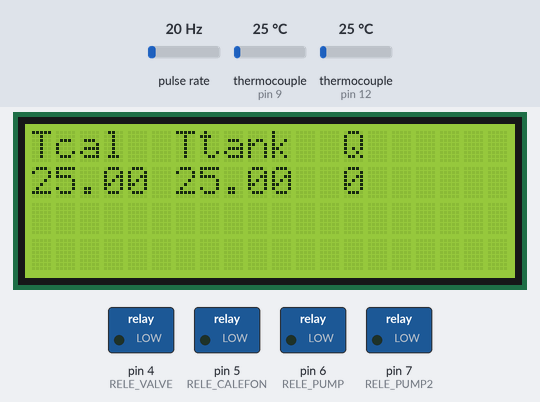
Bench run of a sketch on a simulated Arduino Uno, built with avr-gcc and run on an emulated ATmega328P. Shown: 20×4 character LCD, switched loads named in the sketch (green lamp = pin HIGH). Wiring (inferred from the names in the program): pulse sensor: data pin 2. The inputs (shaded band) are chosen by the test bench; at power-on: thermocouple (sensors on pin 9, pin 12) 25 °C, pulse rate 20 Hz. What the sketch prints to the serial monitor is not drawn.

Above: at 1.3 s.
1.4 s: thermocouple (sensor on pin 9) set to 28 °C
At 4.3 s:
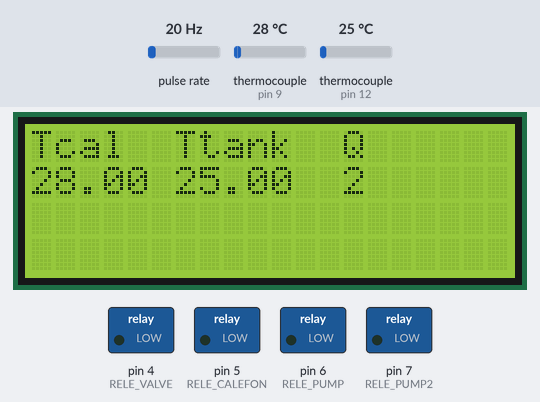
4.6 s: thermocouple (sensor on pin 9) set to 33 °C
At 7.3 s:
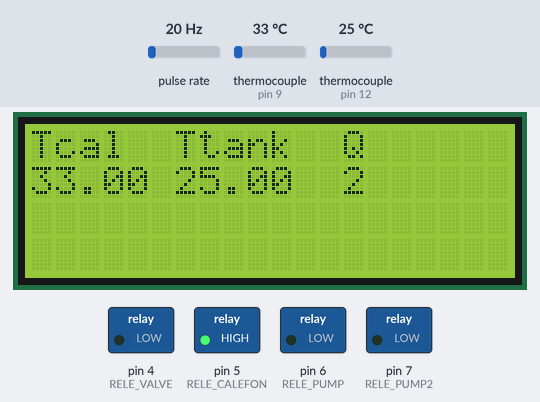
7.7 s: thermocouple (sensor on pin 12) set to 34 °C
At 10.1 s:
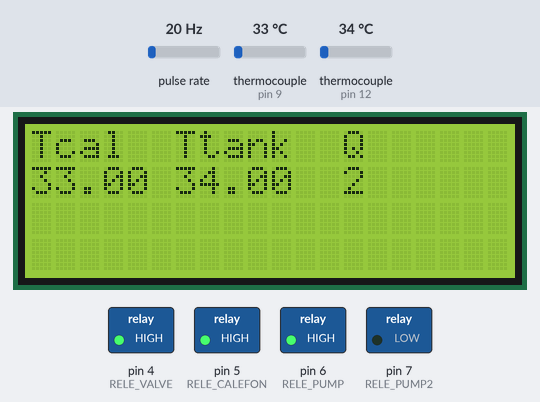
10.7 s: pulse rate (sensor on pin 2) set to 9 Hz
13.8 s: pulse rate (sensor on pin 2) set to 7 Hz
At 17.2 s:
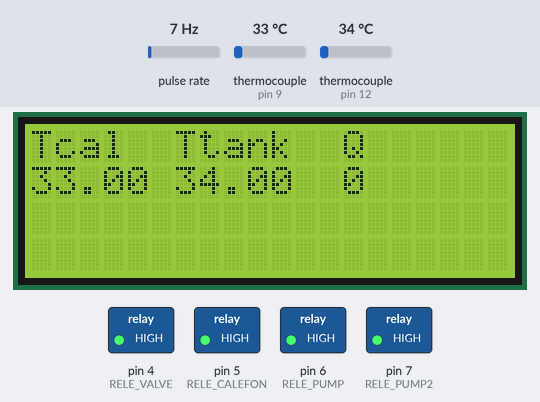
17.8 s: thermocouple (sensor on pin 9) set to 6 °C
At 20.1 s:
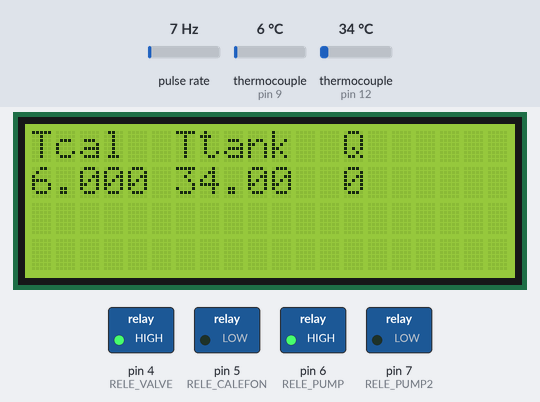
Timing chart, 0 to 22.0 s (numbered marks = the images above; inputs shaded):
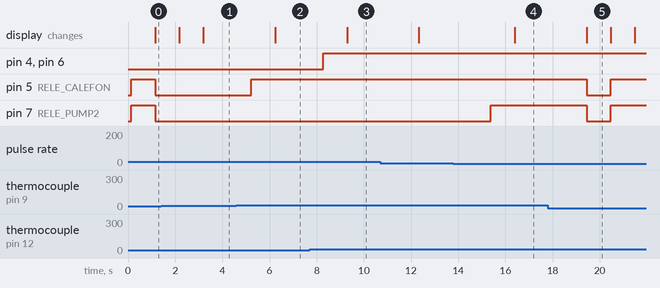

The sketch:

Control_Prototipo.ino
```cpp
#include "max6675.h"            // max6675.h file is part of the library that you should download from Robojax.com
#include <SoftwareSerial.h>     ///////////IDK
#include <Wire.h>               // this is for the liquid crystal support
#include <LiquidCrystal_I2C.h>  //I2C is the accesory which conenects directly the LCD
//Init de objetos
LiquidCrystal_I2C lcd(0x27, 20, 4);  //LCD Size for wrtiting, was thw one that was working
//SENSORES
//*********************************************Termocuplas****************************
int soPin_calefon = 8;      //11                                          // SO=Serial Out
int csPin_calefon = 9;         //13                                       // CS = chip select CS pin
int sckPin_calefon = 10;             //12                                  // SCK = Serial Clock pin
MAX6675 Termoc_calefon(sckPin_calefon, csPin_calefon, soPin_calefon);  // create instance object of MAX6675
float temp_calefon;
int soPin = 11;                         //9     // SO=Serial Out
int csPin = 12;                         //10     // CS = chip select CS pin
int sckPin = 13;                       //8     // SCK = Serial Clock pin
MAX6675 Termoc_tank(sckPin, csPin, soPin);  // create instance object of MAX6675
float temp_tank;
//*********************************************Flujometro****************************
//int sensorPin = 3;    // Sensor Input
volatile long pulse;  // Measures flow sensor pulses
unsigned int caudal; // Calculated litres/minute
//***********
#define TIME_CICLE 1000 //1 second
#define RELE_VALVE 4
#define RELE_PUMP 6
#define RELE_PUMP2 7
#define RELE_CALEFON 5  //rele de estado solido Calefon
#define SENSOR_PIN 2
//************
unsigned long currentTime;
unsigned long cloopTime;
unsigned long difference;
unsigned long five_Time;

void setup() {
  // PinMode Definition
  pinMode(RELE_VALVE, OUTPUT);
  pinMode(RELE_PUMP, OUTPUT);
  pinMode(RELE_PUMP2, OUTPUT);
  pinMode(RELE_CALEFON, OUTPUT);
  //**********
  pinMode(SENSOR_PIN, INPUT);
  attachInterrupt(digitalPinToInterrupt(SENSOR_PIN), increase, RISING);  //RISING to trigger when the pin goes from low to high
  //
  Serial.begin(9600);  // initialize serial monitor with 9600 baud
  lcd.init();          // initialize the lcd
  lcd.init();
  lcd.backlight();
  // Print a message to the LCD.
  lcd.setCursor(0, 0);
  lcd.print("Tcal  Ttank  Q");

  ///
  currentTime = millis();// first setting of time -- este setteo
  cloopTime = currentTime;
}

void loop() {
  currentTime = millis();
if(currentTime >= (cloopTime))
{
 cloopTime = currentTime; // Updates cloopTime
// Pulse frequency (Hz) = 7.5Q, Q is flow rate in L/min.
 caudal = (pulse/7.5);
 pulse = 0; // Reset Counter
}
  difference=currentTime-cloopTime;
  five_Time+=difference;

  temp_calefon = Termoc_calefon.readCelsius();
  temp_tank = Termoc_tank.readCelsius();
  //Serial.println(currentTime);
  //**************Control VOIDs*********
  control_valvula_4_vias();
  control_motor_Temp();
  //, una vez prendido el motor, no se deberia apagar
  // if (RELE_PUMP2==LOW || RELE_PUMP==LOW && condicion de tiempo){ no ejecute el void
  control_calefon();
  control_motor_Caudal();
  //cloopTime = currentTime; // Updates cloopTime
  // fisrt, read then
  delay(1000);
  Serial.print("temp Calefon = ");
  Serial.println(temp_calefon);
    Serial.print("temp Tanque = ");
  Serial.println(temp_tank);
    Serial.print("Caudal = ");
  Serial.println(caudal);

  lcd.setCursor(0, 1);
  lcd.print(temp_calefon);
  lcd.setCursor(6, 1);
  lcd.print(temp_tank);
  lcd.setCursor(13, 1);
  lcd.print(caudal);
  //  lcd.print(digitalRead(RELE_PUMP));
  //  lcd.print(digitalRead(RELE_CALEFON));
}
void control_valvula_4_vias() {
  //TemperaturaTank<=26.00 ------- Tambien se deberia considerar que el HVAC este encendido--
  //(currentTime-cloopTime) <= (TIME_CICLE*300)
  if (( temp_tank <= 30.00 ) ) {//para que no se prenda y apague se hace cada 5 min.
    digitalWrite(RELE_VALVE, LOW);  //encendido
  } else {
    digitalWrite(RELE_VALVE, HIGH);  //apagado
  }
}
void control_calefon() {
  //Flujo >= 1--detecte-- && Temperatura a la salida calefon <=42 && tiempo cada seg

  if (( temp_calefon <= 30.00 ) && ( caudal >= 1.00)  ) {
    digitalWrite(RELE_CALEFON, LOW);  //encendido
  } else {
    digitalWrite(RELE_CALEFON, HIGH);  //apagado
  }
}
void control_motor_Temp() {
  //TemperaturaF>=1
  if (( temp_tank <= 30.00 )) {
    digitalWrite(RELE_PUMP, LOW);  //encendido
  } else {
    digitalWrite(RELE_PUMP, HIGH);  //apagado
  }
}
void control_motor_Caudal() {
  //TemperaturaF>=1
  if (( caudal >= 1.00 ) ) {
    digitalWrite(RELE_PUMP2, LOW);  //encendido
  } else {
    digitalWrite(RELE_PUMP2, HIGH);  //apagado
  }
}
void increase() {  // Interrupt function
  pulse++;
}
```

Measured:
- the behaviour switches between 30 and 31 °C on thermocouple (sensor on pin 9) (found by bisection; images 1 and 2)
- the behaviour switches between 30 and 31 °C on thermocouple (sensor on pin 12) (found by bisection; images 2 and 3)
- the behaviour switches between 8 and 7 Hz on pulse rate (sensor on pin 2) (found by bisection; images 3 and 4)
- after the input at 1.4 s, the display: first differs from a run without the input after 1.8 s (image 1)
- after the input at 4.6 s, pin 5 (RELE_CALEFON): LOW → HIGH after 0.62 s; the display: changes after 1.6 s (image 2)
- after the input at 7.7 s, pin 4 (RELE_VALVE), pin 6 (RELE_PUMP): LOW → HIGH after 0.57 s; the display: changes after 1.6 s (image 3)
- after the input at 13.8 s, pin 7 (RELE_PUMP2): LOW → HIGH after 1.6 s; the display: changes after 2.6 s (image 4)
- after the input at 17.8 s, pin 5 (RELE_CALEFON): HIGH → LOW after 1.6 s, → HIGH 1.0 s later; the display: changes after 1.6 s (image 5)
